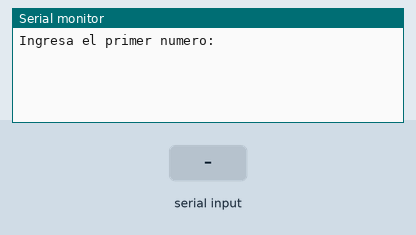
This sketch was run on a simulated Arduino Uno, built with avr-gcc and run on an emulated ATmega328P. Shown: the last lines printed to the serial monitor. The test bench sets the inputs (shaded band).

Above: at 1.2 s.
1.3 s: "90,45\n" received over Serial
At 2.1 s:
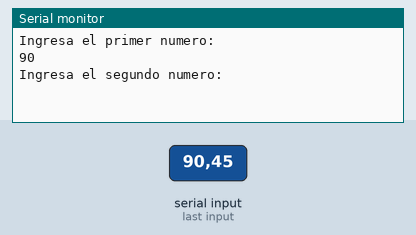
2.8 s: "30,150\n" received over Serial
At 3.3 s:
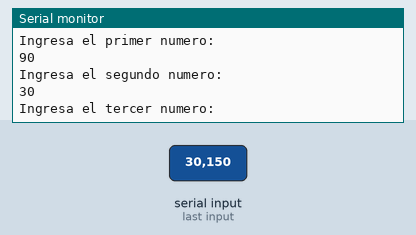
4.3 s: "0\n" received over Serial
At 5.4 s:
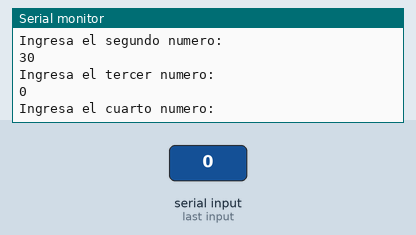
5.8 s: "2\n" received over Serial
At 6.2 s:
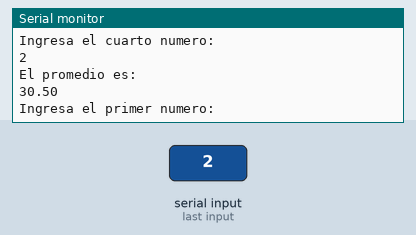
Timing chart, 0 to 8.3 s (numbered marks = the images above; inputs shaded):
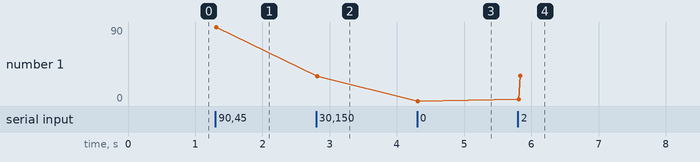

The sketch:

P_7_Promedio.ino
```cpp
int numeros [4] ;

void setup() {
  // put your setup code here, to run once:
  Serial.begin(9600);
  Serial.setTimeout(10);
}

int estado = 0;
int v;
float suma;
void loop() {
  // put your main code here, to run repeatedly:
  if(estado == 0) {
    Serial.println("Ingresa el primer numero: ");
    estado = 1;
  }

  if(estado == 2) {
    Serial.println("Ingresa el segundo numero: ");
    estado = 3;
  }

  if(estado == 4) {
    Serial.println("Ingresa el tercer numero: ");
    estado = 5;
  }

  if(estado == 6) {
    Serial.println("Ingresa el cuarto numero: ");
    estado = 7;
  }

  if(Serial.available()>0) {
    v = Serial.readString().toInt();
    if(estado == 1) {
      numeros[0] = v;
      Serial.println(v);
      estado = 2;
    }else if(estado == 3) {
      numeros[1] = v;
      Serial.println(v);
      estado = 4;
    }else if(estado == 5) {
      numeros[2] = v;
      Serial.println(v);
      estado = 6;
    }else if(estado == 7) {
      numeros[3] = v;
      Serial.println(v);
      estado = 8;
    }
  }
  //////
  if(estado == 8) {
    for(int i = 0; i<sizeof(numeros)/sizeof(numeros[0]); i++) {
      suma += numeros[i];
    }
    Serial.println("El promedio es:");
    Serial.println(suma / (sizeof(numeros)/sizeof(numeros[0])));
    estado = 0;
    suma = 0;
    }
}
```

Measured:
- after the input at 1.3 s, the serial monitor: prints a new line at once (image 1)
- after the input at 2.8 s, the serial monitor: prints a new line at once (image 2)
- after the input at 4.3 s, the serial monitor: prints a new line at once (image 3)
- after the input at 5.8 s, the serial monitor: prints a new line at once (image 4)
- plotted number 1: 90 → 30 after the input at 2.8 s, 30 → 0 after the input at 4.3 s, 0 → 30.5 after the input at 5.8 s
